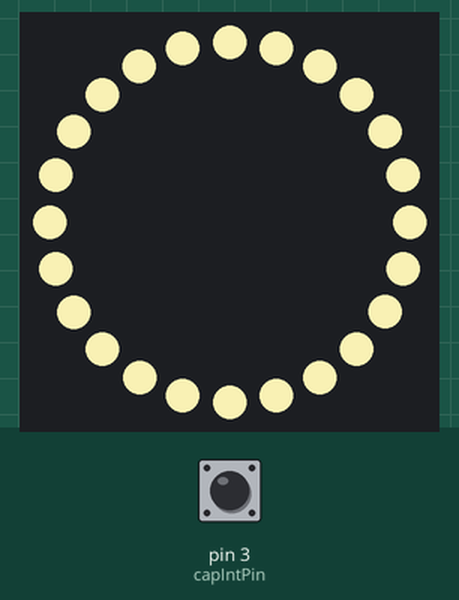
This sketch was run on a simulated Arduino Uno, built with avr-gcc and run on an emulated ATmega328P. Shown: 24 RGB LEDs in a ring, first at the top, clockwise. Inputs (shaded band) come from the test bench; at power-on: pin 3 (capIntPin) HIGH. Dim RGB values are drawn brighter than linear; the strip is taken to match the declared colour order.

Above: at 2.2 s.
2.3 s: pin 3 (capIntPin) pulled LOW for 0.25 s
At 3.4 s:
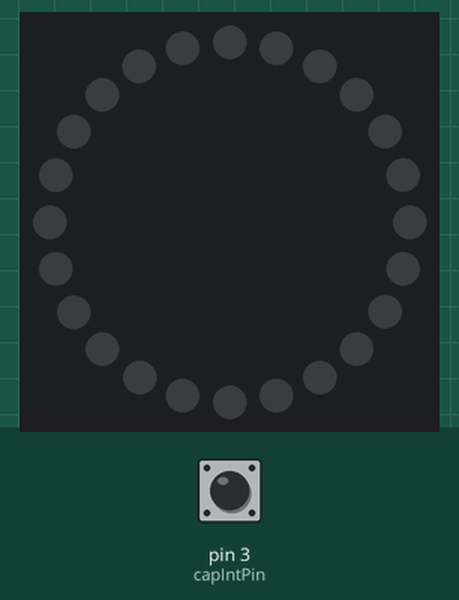
4.0 s: pin 3 (capIntPin) pulled LOW for 1 s
At 5.5 s:
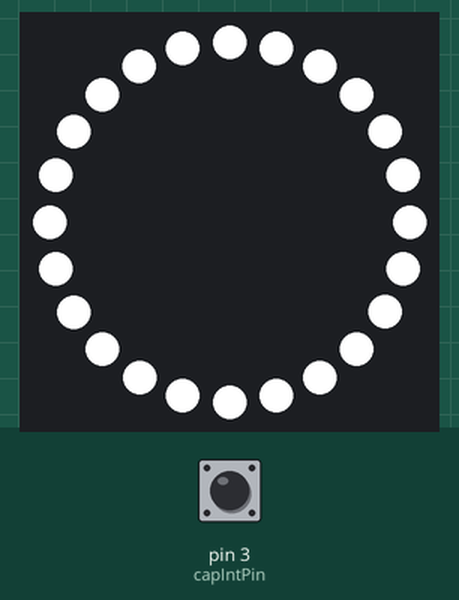
6.5 s: pin 3 (capIntPin) pulled LOW for 0.25 s
At 7.0 s:
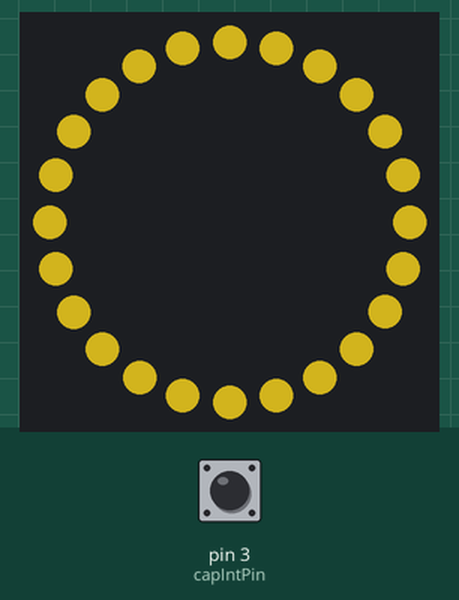
8.2 s: pin 3 (capIntPin) pulled LOW for 3.2 s
At 9.1 s:
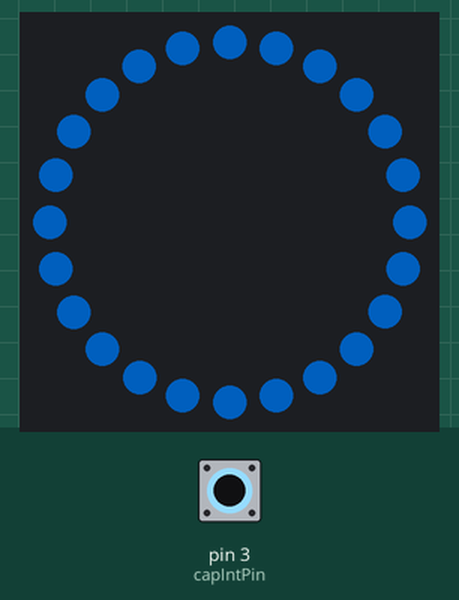
Timing chart, 0 to 11.2 s (numbered marks = the images above; inputs shaded):
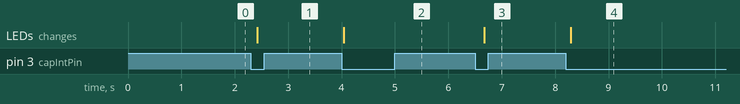

Measured:
- after the input at 2.3 s, the LEDs: change after 0.12 s (image 1)
- after the input at 4.0 s, the LEDs: change after 0.05 s (image 2)
- after the input at 6.5 s, the LEDs: change after 0.17 s (image 3)
- after the input at 8.2 s, the LEDs: change after 0.09 s (image 4)

The sketch:

lamp.ino
```cpp
#include <Adafruit_GFX.h>
#include <Adafruit_NeoMatrix.h>
#include <Adafruit_NeoPixel.h>
#ifndef PSTR
 #define PSTR
#endif

int fadePin  = 5;
int capIntPin = 3;

const int LAMP_OFF            = 0;
const int LAMP_BRIGHT_WHITE   = 1;
const int LAMP_BRIGHT_YELLOW  = 2;
const int LAMP_DIM_BLUE       = 3;
int lampState = LAMP_OFF;
bool oldTouchState = HIGH;

const int NUMPIXELS = 24;
const int BRIGHTNESS = 255;
Adafruit_NeoPixel ring = Adafruit_NeoPixel(NUMPIXELS, fadePin, NEO_RGBW + NEO_KHZ800);


void setup () {
  pinMode(capIntPin, INPUT);
  digitalWrite(capIntPin, HIGH);
  ring.begin();
  ring.setBrightness(BRIGHTNESS);
  setRing(235, 227, 170);
  delay(1000);
}


void loop() {
  bool newTouchState = digitalRead(capIntPin);
  if (newTouchState == LOW && oldTouchState == HIGH) {
    delay(20);
    newTouchState = digitalRead(capIntPin);
    if (newTouchState == LOW) {
      setLampFromState();
      cycleLampState();
    }
  }

  oldTouchState = newTouchState;
  delay(200);
}


void cycleLampState() {
  if (lampState == LAMP_DIM_BLUE) {
    lampState = LAMP_OFF;
  } else {
    lampState += 1;
  }
}


void setLampFromState() {
  switch(lampState) {
    case LAMP_OFF:
      setRing(0, 0, 0);
      break;
    case LAMP_BRIGHT_WHITE:
      ring.setBrightness(255);
      setRing(255, 255, 255);
      break;
    case LAMP_BRIGHT_YELLOW:
      ring.setBrightness(127);
      setRing(249, 212, 35);
      break;
    case LAMP_DIM_BLUE:
      ring.setBrightness(80);
      setRing(0, 127, 255);
      break;
  }
}


void setRing(int r, int g, int b) {     // Set the strip to one color intensity (red)
   for (int x = 0; x < NUMPIXELS; x++) {
      ring.setPixelColor(x, ring.Color(r, g, b));
   }
   ring.show();
}
```
